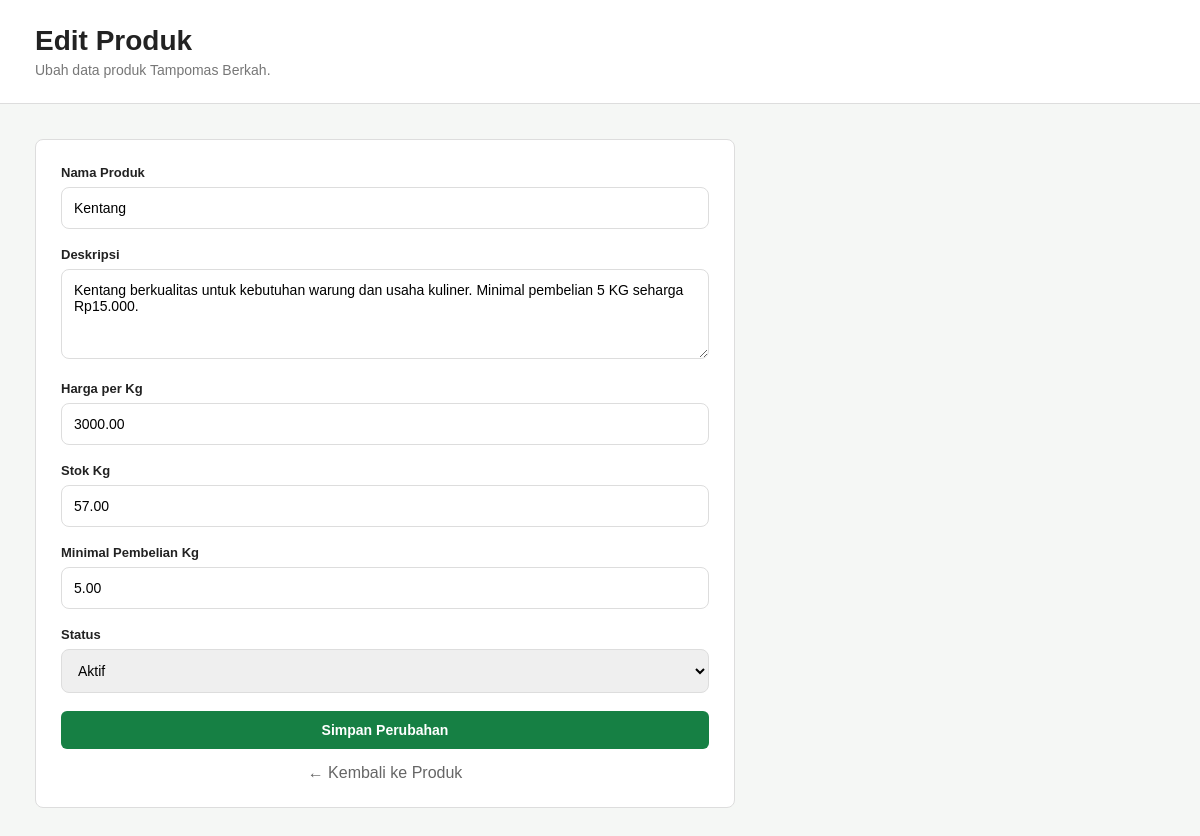
The page /admin/edit_produk.php?id=2 (signed in) on the database its author committed.
### tables this page shows
CREATE TABLE `tproduk` (
  `id_produk` int(11) NOT NULL,
  `nama_produk` varchar(100) NOT NULL,
  `deskripsi` text DEFAULT NULL,
  `harga_per_kg` decimal(10,2) NOT NULL DEFAULT 0.00,
  `stok_kg` decimal(10,2) NOT NULL DEFAULT 0.00,
  `minimal_pembelian` decimal(10,2) NOT NULL DEFAULT 5.00,
  `status` enum('aktif','nonaktif') NOT NULL DEFAULT 'aktif',
  `created_at` timestamp NOT NULL DEFAULT current_timestamp(),
  `updated_at` timestamp NOT NULL DEFAULT current_timestamp() ON UPDATE current_timestamp()
);

### admin/edit_produk.php (the view, shortened to what this page needs)
<?php
require_once __DIR__ . "/../config/koneksi.php";
$id = $_GET["id"] ?? 0;
$query = mysqli_query(
    $koneksi,
    "SELECT * FROM tproduk WHERE id_produk = '$id'"
);
$produk = mysqli_fetch_assoc($query);
?>
<!DOCTYPE html>
<html lang="id">
<head>
    <link rel="stylesheet" href="../assets/style.css">
</head>
<body class="admin-body">
<header class="admin-topbar">
    <div>
        <h1>Edit Produk</h1>
        <p>
            Ubah data produk Tampomas Berkah.
        </p>
    </div>
</header>
<main class="admin-content">
    <div style="
        max-width:700px;
        background:white;
        border:1px solid #ddd;
        border-radius:8px;
        padding:25px;
    ">
        <form action="aksi/update_produk.php" method="POST">
            <div class="form-group">
                <label>Nama Produk</label>
                <input
                    type="text"
                    name="nama_produk"
                    value="<?= htmlspecialchars($produk["nama_produk"]); ?>"
                    required
                >
            </div>
            <div class="form-group">
                <label>Deskripsi</label>
                <textarea
                    name="deskripsi"
                    rows="4"
                    required
                ><?= htmlspecialchars($produk["deskripsi"]); ?></textarea>
            </div>
            <div class="form-group">
                <label>Harga per Kg</label>
                <input
                    type="number"
                    name="harga_per_kg"
                    value="<?= $produk["harga_per_kg"]; ?>"
                    min="0"
                    required
                >
            </div>
            <div class="form-group">
                <label>Stok Kg</label>
                <input
                    type="number"
                    name="stok_kg"
                    step="0.01"
                    value="<?= $produk["stok_kg"]; ?>"
                    min="0"
                    required
                >
            </div>
            <div class="form-group">
                <label>Minimal Pembelian Kg</label>
                <input
                    type="number"
                    name="minimal_pembelian"
                    step="0.01"
                    value="<?= $produk["minimal_pembelian"]; ?>"
                    min="0"
                    required
                >
            </div>
            <div class="form-group">
                <label>Status</label>
                <select name="status" required>
                    <option
                        value="aktif"
                        <?= $produk["status"] == "aktif" ? "selected" : ""; ?>
                    >
                        Aktif
                    </option>
                </select>
            </div>
            <button
                type="submit"
                class="auth-button"
            >
                Simpan Perubahan
            </button>
        </form>
        <a
            href="produk.php"
            style="
            display:block;
            margin-top:15px;
            text-align:center;
            color:#666;
            text-decoration:none;
            "
        >
            ← Kembali ke Produk
        </a>
    </div>
</main>
</body>
</html>

### assets/style.css (style rules this page uses)
* { margin: 0; padding: 0; box-sizing: border-box; }
body { font-family: Arial, sans-serif; color: #222; background: white; }
a { text-decoration: none; color: inherit; }
.form-group { margin-bottom: 15px; }
.form-group label { display: block; font-size: 13px; font-weight: bold; margin-bottom: 6px; }
.form-group input, .form-group textarea { width: 100%; padding: 10px 11px; border: 1px solid #ccc; border-radius: 6px; outline: none; font-size: 14px; }
.form-group textarea { resize: vertical; }
.auth-button { width: 100%; padding: 11px; border: none; border-radius: 6px; background: #168044; color: white; font-size: 14px; font-weight: bold; cursor: pointer; }
.admin-content { padding-top: 40px; padding-bottom: 50px; }
.admin-body { margin: 0; font-family: Arial, sans-serif; background: #f5f7f5; color: #222; }
.admin-topbar { background: white; padding: 25px 35px; border-bottom: 1px solid #ddd; }
.admin-topbar h1 { margin: 0 0 5px; font-size: 28px; }
.admin-topbar p { margin: 0; color: #777; font-size: 14px; }
.admin-content { padding: 35px; }
.form-group { margin-bottom: 18px; }
.form-group label { display: block; margin-bottom: 7px; font-weight: 600; }
.form-group input, .form-group textarea, .form-group select { width: 100%; padding: 12px; border: 1px solid #ddd; border-radius: 8px; font-size: 14px; box-sizing: border-box; font-family: inherit; }
.form-group textarea { min-height: 90px; resize: vertical; }

### rows shown on the page
tproduk: nama_produk "Kentang", deskripsi "Kentang berkualitas untuk kebutuhan warung dan usaha kuliner. Minimal pembelian 5 KG seharga Rp15.000.", harga_per_kg "3000.00", stok_kg "57.00", minimal_pembelian "5.00", status "Aktif"
